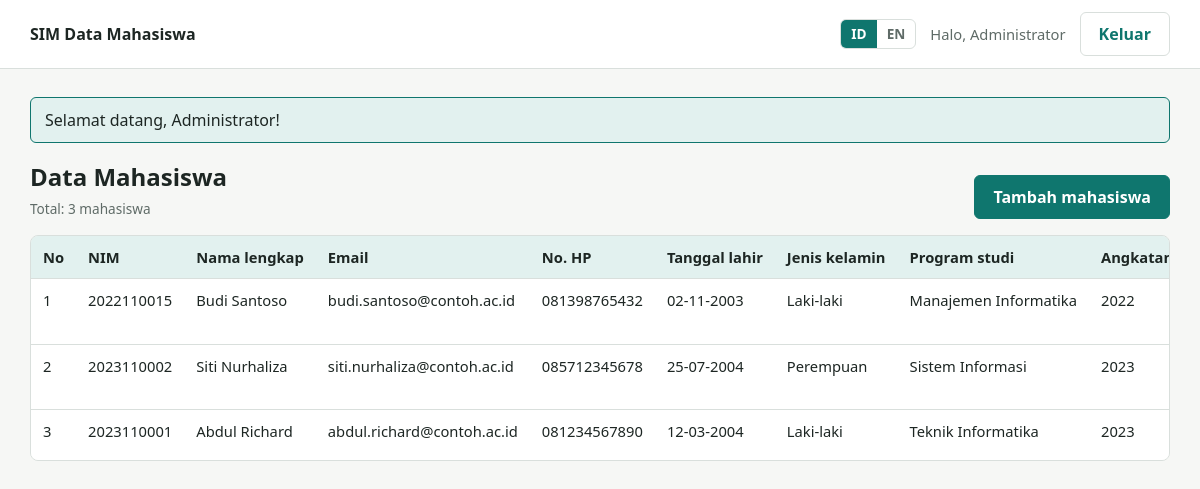
The page /index.php?page=mahasiswa (signed in) on the database its author committed.
### tables this page shows
CREATE TABLE IF NOT EXISTS mahasiswa (
    id            INT UNSIGNED      NOT NULL AUTO_INCREMENT,
    nim           VARCHAR(12)       NOT NULL,
    nama          VARCHAR(100)      NOT NULL,
    email         VARCHAR(100)      NOT NULL,
    telepon       VARCHAR(15)       NOT NULL,
    tanggal_lahir DATE              NOT NULL,
    jenis_kelamin ENUM('L', 'P')    NOT NULL,
    program_studi VARCHAR(10)       NOT NULL,
    angkatan      SMALLINT UNSIGNED NOT NULL,
    alamat        VARCHAR(255)      NOT NULL,
    created_at    TIMESTAMP         NOT NULL DEFAULT CURRENT_TIMESTAMP,
    updated_at    TIMESTAMP         NOT NULL DEFAULT CURRENT_TIMESTAMP ON UPDATE CURRENT_TIMESTAMP,
    PRIMARY KEY (id),
    UNIQUE KEY uq_mahasiswa_nim (nim)
);

### app/Core/View.php (called while the page is built, shortened)
<?php
final class View
{
    public static function render(string $viewFile, array $viewData = []): void
    {
        extract($viewData, EXTR_SKIP);
        require BASE_PATH . '/app/Views/' . $viewFile . '.php';
        $content = ob_get_clean();
        require BASE_PATH . '/app/Views/layout.php';
    }
}

### app/Controllers/MahasiswaController.php (called while the page is built, shortened)
<?php
final class MahasiswaController
{
    private MahasiswaRepository $repo;
    public function __construct(MahasiswaRepository $repo, MahasiswaValidator $validator)
    {
        $this->repo      = $repo;
    }
    public function index(): void
    {
        View::render('mahasiswa/index', [
            'title' => t('mhs.list_title'),
            'rows'  => $this->repo->all(),
        ]);
    }
}

### app/helpers.php (called while the page is built, shortened)
<?php
function e($value): string
{
    return htmlspecialchars((string) $value, ENT_QUOTES | ENT_SUBSTITUTE, 'UTF-8');
}
function t(string $key, array $params = []): string
{
    return Lang::get($key, $params);
}
function url(string $page, array $query = []): string
{
    return 'index.php?' . http_build_query(array_merge(['page' => $page], $query));
}
function option(string $name): array
{
    static $options = null;
    if ($options === null) {
        $options = require BASE_PATH . '/app/Config/options.php';
    }
    return $options[$name] ?? [];
}

### app/Core/Lang.php (called while the page is built, shortened)
<?php
final class Lang
{
    private static array $cache = [];
    public static function current(): string
    {
        $lang = $_SESSION['lang'] ?? self::DEFAULT_LANG;
        return in_array($lang, self::SUPPORTED, true) ? $lang : self::DEFAULT_LANG;
    }
    public static function get(string $key, array $params = []): string
    {
        $lang = self::current();
        if (!isset(self::$cache[$lang])) {
            self::$cache[$lang] = require BASE_PATH . '/lang/' . $lang . '.php';
        }
        $text = self::$cache[$lang][$key] ?? $key;
        foreach ($params as $name => $value) {
            $text = str_replace(':' . $name, (string) $value, $text);
        }
        return $text;
    }
}

### app/Repositories/MahasiswaRepository.php (called while the page is built, shortened)
<?php
final class MahasiswaRepository
{
    private PDO $db;
    public function __construct(PDO $db)
    {
        $this->db = $db;
    }
    public function all(): array
    {
        return $this->db->query('SELECT * FROM mahasiswa ORDER BY id DESC')->fetchAll();
    }
}

### app/Config/options.php (called while the page is built, shortened)
<?php
return [
    'prodi' => [
        'TI'  => 'Teknik Informatika',
        'SI'  => 'Sistem Informasi',
        'MI'  => 'Manajemen Informatika',
        'TE'  => 'Teknik Elektro',
        'DKV' => 'Desain Komunikasi Visual',
    ],
];

### app/Core/Auth.php (called while the page is built, shortened)
<?php
final class Auth
{
    public static function check(): bool
    {
        return isset($_SESSION['user']);
    }
    public static function user(): ?array
    {
        return $_SESSION['user'] ?? null;
    }
}

### app/bootstrap.php (called while the page is built, shortened)
<?php
spl_autoload_register(static function (string $class): void {
    $prefix = 'App\\';
    $file = BASE_PATH . '/app/' . str_replace('\\', '/', substr($class, strlen($prefix))) . '.php';
});
require BASE_PATH . '/app/helpers.php';

### app/Core/Flash.php (called while the page is built, shortened)
<?php
final class Flash
{
    public static function pull(): ?array
    {
        $flash = $_SESSION['flash'] ?? null;
        return $flash;
    }
}

### app/Views/mahasiswa/index.php (the view, shortened to what this page needs)
<section>
    <div class="page-head">
        <div>
            <h1><?= e($title) ?></h1>
            <p class="note"><?= e(t('mhs.total', ['count' => count($rows)])) ?></p>
        </div>
        <a class="btn btn--primary" href="<?= e(url('mahasiswa-create')) ?>"><?= e(t('mhs.add')) ?></a>
    </div>
    <?php if ($rows === []): ?>
        <div class="card"><p class="empty"><?= e(t('mhs.empty')) ?></p></div>
    <?php else: ?>
        <div class="table-wrap">
            <table>
                <thead>
                <tr>
                    <th><?= e(t('col.no')) ?></th>
                    <th><?= e(t('f.nim')) ?></th>
                    <th><?= e(t('f.nama')) ?></th>
                    <th><?= e(t('f.email')) ?></th>
                    <th><?= e(t('f.telepon')) ?></th>
                    <th><?= e(t('f.dob')) ?></th>
                    <th><?= e(t('f.gender')) ?></th>
                    <th><?= e(t('f.prodi')) ?></th>
                    <th><?= e(t('f.year')) ?></th>
                </tr>
                </thead>
                <tbody>
                <?php foreach ($rows as $i => $row): ?>
                    <tr>
                        <td><?= $i + 1 ?></td>
                        <td><?= e($row['nim']) ?></td>
                        <td><?= e($row['nama']) ?></td>
                        <td><?= e($row['email']) ?></td>
                        <td><?= e($row['telepon']) ?></td>
                        <td><?= e(date('d-m-Y', strtotime($row['tanggal_lahir']))) ?></td>
                        <td><?= e(t('gender.' . $row['jenis_kelamin'])) ?></td>
                        <td><?= e(option('prodi')[$row['program_studi']] ?? $row['program_studi']) ?></td>
                        <td><?= e($row['angkatan']) ?></td>
                    </tr>
                <?php endforeach; ?>
                </tbody>
            </table>
        </div>
    <?php endif; ?>
</section>

### public/index.php (shortened to what this page needs)
<?php
require __DIR__ . '/../app/bootstrap.php';
$page   = isset($_GET['page']) && is_string($_GET['page']) ? $_GET['page'] : '';
$makeMahasiswaController = static function (): MahasiswaController {
    Auth::requireLogin();
    $repo = new MahasiswaRepository(Database::connection());
    return new MahasiswaController($repo, new MahasiswaValidator($repo));
};
try {
    switch ($page) {
        case 'mahasiswa':
            $makeMahasiswaController()->index();
            break;
    }
} catch (PDOException $e) {
    error_log('[DB] ' . $e->getMessage());
    http_response_code(500);
    View::render('error', ['title' => t('err.title'), 'message' => t('err.db')]);
}

### app/Views/layout.php (shortened to what this page needs)
<?php
$flash = Flash::pull();
?>
<!DOCTYPE html>
<html lang="<?= e(Lang::current()) ?>">
<head>
    <link rel="stylesheet" href="assets/style.css">
</head>
<body>
<header class="topbar">
    <div class="topbar__inner">
        <a class="brand" href="<?= e(url('mahasiswa')) ?>"><?= e(t('app.name')) ?></a>
        <nav class="topbar__nav" aria-label="<?= e(t('lang.label')) ?>">
            <span class="lang">
                <?php foreach (Lang::SUPPORTED as $code): ?>
                    <a href="<?= e(url('lang', ['set' => $code])) ?>"
                       class="<?= $code === Lang::current() ? 'is-active' : '' ?>"
                       hreflang="<?= e($code) ?>"><?= e(strtoupper($code)) ?></a>
                <?php endforeach; ?>
            </span>
            <?php if (Auth::check()): ?>
                <span class="user"><?= e(t('nav.hello', ['name' => Auth::user()['nama']])) ?></span>
                <form method="post" action="<?= e(url('logout')) ?>" class="inline">
                    <button type="submit" class="btn btn--ghost"><?= e(t('nav.logout')) ?></button>
                </form>
            <?php endif; ?>
        </nav>
    </div>
</header>
<main class="page">
    <?php if ($flash !== null): ?>
        <div class="alert alert--<?= e($flash['type']) ?>" role="status"><?= e($flash['message']) ?></div>
    <?php endif; ?>
    <?= $content ?>
</main>
</body>
</html>

### public/assets/style.css (style rules this page uses)
:root { --bg: #f6f7f5; --surface: #ffffff; --ink: #1d2623; --muted: #5f6b67; --line: #d9dfdc; --accent: #0f766e; --accent-ink: #ffffff; --accent-soft: #e2f1ef; --danger: #b42318; --danger-soft: #fdecea; --radius: 8px; color-scheme: light; }
* { box-sizing: border-box; }
body { margin: 0; background: var(--bg); color: var(--ink); font: 16px/1.5 system-ui, -apple-system, "Segoe UI", sans-serif; }
h1 { margin: 0 0 4px; font-size: 1.5rem; }
a { color: var(--accent); }
.topbar { background: var(--surface); border-bottom: 1px solid var(--line); }
.topbar__inner { max-width: 1180px; margin: 0 auto; padding: 12px 20px; display: flex; flex-wrap: wrap; gap: 12px; align-items: center; justify-content: space-between; }
.brand { font-weight: 700; text-decoration: none; color: var(--ink); }
.topbar__nav { display: flex; flex-wrap: wrap; align-items: center; gap: 14px; }
.user { color: var(--muted); font-size: .92rem; }
.lang { display: inline-flex; border: 1px solid var(--line); border-radius: 6px; overflow: hidden; }
.lang a { padding: 4px 10px; font-size: .85rem; font-weight: 600; text-decoration: none; color: var(--muted); }
.lang a.is-active { background: var(--accent); color: var(--accent-ink); }
.page { max-width: 1180px; margin: 0 auto; padding: 28px 20px 64px; }
.page-head { display: flex; flex-wrap: wrap; gap: 12px; align-items: flex-end; justify-content: space-between; margin-bottom: 16px; }
.note { margin: 4px 0 0; font-size: .85rem; color: var(--muted); }
.alert { padding: 10px 14px; border-radius: 6px; margin-bottom: 16px; border: 1px solid var(--line); background: var(--surface); }
.alert--success { background: var(--accent-soft); border-color: var(--accent); }
.btn { display: inline-block; font: inherit; font-weight: 600; padding: 9px 18px; border-radius: 6px; border: 1px solid var(--line); background: var(--surface); color: var(--ink); text-decoration: none; cursor: pointer; }
.btn--primary { background: var(--accent); border-color: var(--accent); color: var(--accent-ink); }
.btn--ghost { color: var(--accent); }
.inline { display: inline; margin: 0; }
.table-wrap { overflow-x: auto; background: var(--surface); border: 1px solid var(--line); border-radius: var(--radius); }
table { width: 100%; border-collapse: collapse; font-size: .92rem; }
th, td { padding: 10px 12px; text-align: left; border-bottom: 1px solid var(--line); vertical-align: top; white-space: nowrap; }
th { background: var(--accent-soft); font-weight: 600; }
tbody tr:last-child td { border-bottom: 0; }

### rows shown on the page
mahasiswa: nim "2022110015", nama "Budi Santoso", email "budi.santoso@contoh.ac.id", telepon "081398765432", tanggal_lahir "02-11-2003", jenis_kelamin "Laki-laki", program_studi "Manajemen Informatika", angkatan "2022"
mahasiswa: nim "2023110002", nama "Siti Nurhaliza", email "siti.nurhaliza@contoh.ac.id", telepon "085712345678", tanggal_lahir "25-07-2004", jenis_kelamin "Perempuan", program_studi "Sistem Informasi", angkatan "2023"
mahasiswa: nim "2023110001", nama "Abdul Richard", email "abdul.richard@contoh.ac.id", telepon "081234567890", tanggal_lahir "12-03-2004", jenis_kelamin "Laki-laki", program_studi "Teknik Informatika", angkatan "2023"

### other values the page prints
t('app.name') "SIM Data Mahasiswa"
$code "ID"
$code "EN"
t('nav.hello', ['name' => Auth::user()['nama']]) "Halo, Administrator"
t('nav.logout') "Keluar"
$flash['message'] "Selamat datang, Administrator!"
$title "Data Mahasiswa"
t('mhs.total', ['count' => count($rows)]) "Total: 3 mahasiswa"
t('mhs.add') "Tambah mahasiswa"
t('col.no') "No"
t('f.nim') "NIM"
t('f.nama') "Nama lengkap"
t('f.email') "Email"
t('f.telepon') "No. HP"
t('f.dob') "Tanggal lahir"
